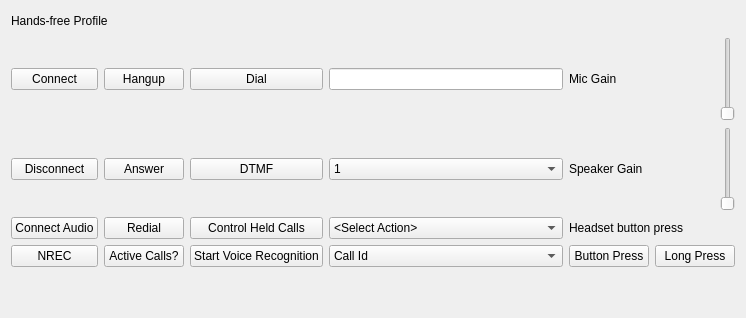
          <widget class="QWidget" name="tabHF">
           <attribute name="title">
            <string>HF</string>
           </attribute>
           <layout class="QGridLayout" name="gridLayout_6" columnstretch="1,1,1,2,1,1" columnminimumwidth="0,0,0,0,0,0">
            <item row="4" column="2">
             <widget class="QPushButton" name="btnHFVoiceReco">
              <property name="text">
               <string>Start Voice Recognition</string>
              </property>
             </widget>
            </item>
            <item row="4" column="3">
             <widget class="QComboBox" name="cbHFCallID">
              <item>
               <property name="text">
                <string>Call Id</string>
               </property>
              </item>
              <item>
               <property name="text">
                <string>1</string>
               </property>
              </item>
              <item>
               <property name="text">
                <string>2</string>
               </property>
              </item>
              <item>
               <property name="text">
                <string>3</string>
               </property>
              </item>
              <item>
               <property name="text">
                <string>4</string>
               </property>
              </item>
              <item>
               <property name="text">
                <string>5</string>
               </property>
              </item>
              <item>
               <property name="text">
                <string>6</string>
               </property>
              </item>
              <item>
               <property name="text">
                <string>7</string>
               </property>
              </item>
              <item>
               <property name="text">
                <string>8</string>
               </property>
              </item>
              <item>
               <property name="text">
                <string>9</string>
               </property>
              </item>
             </widget>
            </item>
            <item row="3" column="1">
             <widget class="QPushButton" name="btnHFRedial">
              <property name="text">
               <string>Redial</string>
              </property>
             </widget>
            </item>
            <item row="2" column="0">
             <widget class="QPushButton" name="btnDisconnectHF">
              <property name="text">
               <string>Disconnect</string>
              </property>
             </widget>
            </item>
            <item row="2" column="2">
             <widget class="QPushButton" name="btnHFDTMF">
              <property name="text">
               <string>DTMF</string>
              </property>
             </widget>
            </item>
            <item row="3" column="2">
             <widget class="QPushButton" name="btnHFCallHeld">
              <property name="text">
               <string>Control Held Calls</string>
              </property>
             </widget>
            </item>
            <item row="2" column="4">
             <widget class="QLabel" name="labelHFSpeaker">
              <property name="text">
               <string>Speaker Gain</string>
              </property>
             </widget>
            </item>
            <item row="3" column="0">
             <widget class="QPushButton" name="btnHFConnectAudio">
              <property name="text">
               <string>Connect Audio</string>
              </property>
             </widget>
            </item>
            <item row="3" column="3">
             <widget class="QComboBox" name="cbHFHeldCalls">
              <item>
               <property name="text">
                <string>&lt;Select Action&gt;</string>
               </property>
              </item>
              <item>
               <property name="text">
                <string>Release all held</string>
               </property>
              </item>
              <item>
               <property name="text">
                <string>Release active accept other</string>
               </property>
              </item>
              <item>
               <property name="text">
                <string>Place active on hold and accept other</string>
               </property>
              </item>
              <item>
               <property name="text">
                <string>Add held to conversation</string>
               </property>
              </item>
              <item>
               <property name="text">
                <string>Connect 2 calls and drop</string>
               </property>
              </item>
              <item>
               <property name="text">
                <string>Put Incoming call on hold</string>
               </property>
              </item>
              <item>
               <property name="text">
                <string>Accept a held incoming call</string>
               </property>
              </item>
              <item>
               <property name="text">
                <string>Reject a held incoming call</string>
               </property>
              </item>
             </widget>
            </item>
            <item row="1" column="0">
             <widget class="QPushButton" name="btnConnectHF">
              <property name="text">
               <string>Connect</string>
              </property>
             </widget>
            </item>
            <item row="1" column="2">
             <widget class="QPushButton" name="btnHFDial">
              <property name="text">
               <string>Dial</string>
              </property>
             </widget>
            </item>
            <item row="1" column="3">
             <widget class="QLineEdit" name="lineEditHFDial"/>
            </item>
            <item row="1" column="1">
             <widget class="QPushButton" name="btnHFHangup">
              <property name="text">
               <string>Hangup</string>
              </property>
             </widget>
            </item>
            <item row="1" column="4">
             <widget class="QLabel" name="labelHFMic">
              <property name="text">
               <string>Mic Gain</string>
              </property>
             </widget>
            </item>
            <item row="1" column="5">
             <widget class="QSlider" name="horizontalSliderHFMic"/>
            </item>
            <item row="2" column="1">
             <widget class="QPushButton" name="btnHFAnswer">
              <property name="text">
               <string>Answer</string>
              </property>
             </widget>
            </item>
            <item row="2" column="3">
             <widget class="QComboBox" name="cbHFDTMF">
              <item>
               <property name="text">
                <string>1</string>
               </property>
              </item>
              <item>
               <property name="text">
                <string>2</string>
               </property>
              </item>
              <item>
               <property name="text">
                <string>3</string>
               </property>
              </item>
              <item>
               <property name="text">
                <string>4</string>
               </property>
              </item>
              <item>
               <property name="text">
                <string>5</string>
               </property>
              </item>
              <item>
               <property name="text">
                <string>6</string>
               </property>
              </item>
              <item>
               <property name="text">
                <string>7</string>
               </property>
              </item>
              <item>
               <property name="text">
                <string>8</string>
               </property>
              </item>
              <item>
               <property name="text">
                <string>9</string>
               </property>
              </item>
              <item>
               <property name="text">
                <string>0</string>
               </property>
              </item>
              <item>
               <property name="text">
                <string>*</string>
               </property>
              </item>
              <item>
               <property name="text">
                <string>#</string>
               </property>
              </item>
             </widget>
            </item>
            <item row="2" column="5">
             <widget class="QSlider" name="horizontalSliderHFSpeaker"/>
            </item>
            <item row="4" column="1">
             <widget class="QPushButton" name="btnHFActiveCalls">
              <property name="text">
               <string>Active Calls?</string>
              </property>
             </widget>
            </item>
            <item row="4" column="0">
             <widget class="QPushButton" name="btnHFNREC">
              <property name="text">
               <string>NREC</string>
              </property>
             </widget>
            </item>
            <item row="0" column="0" colspan="2">
             <layout class="QHBoxLayout" name="horizontalLayout_15">
              <item>
               <widget class="QLabel" name="label_26">
                <property name="text">
                 <string>Hands-free Profile</string>
                </property>
               </widget>
              </item>
              <item>
               <spacer name="horizontalSpacer_2">
                <property name="orientation">
                 <enum>Qt::Vertical</enum>
                </property>
                <property name="sizeHint" stdset="0">
                 <size>
                  <width>40</width>
                  <height>20</height>
                 </size>
                </property>
               </spacer>
              </item>
             </layout>
            </item>
            <item row="3" column="4" rowspan="2" colspan="2">
             <layout class="QGridLayout" name="gridLayout_5" rowstretch="0,0,0">
              <item row="2" column="1">
               <widget class="QPushButton" name="btnHFLongBtnPress">
                <property name="text">
                 <string>Long Press</string>
                </property>
               </widget>
              </item>
              <item row="2" column="0">
               <widget class="QPushButton" name="btnHFBtnPress">
                <property name="text">
                 <string>Button Press</string>
                </property>
               </widget>
              </item>
              <item row="1" column="0" colspan="2">
               <widget class="QLabel" name="lblCTMessage_3">
                <property name="text">
                 <string>Headset button press</string>
                </property>
               </widget>
              </item>
             </layout>
            </item>
            <item row="5" column="0">
             <spacer name="verticalSpacer_2">
              <property name="orientation">
               <enum>Qt::Vertical</enum>
              </property>
              <property name="sizeHint" stdset="0">
               <size>
                <width>20</width>
                <height>40</height>
               </size>
              </property>
             </spacer>
            </item>
           </layout>
          </widget>
